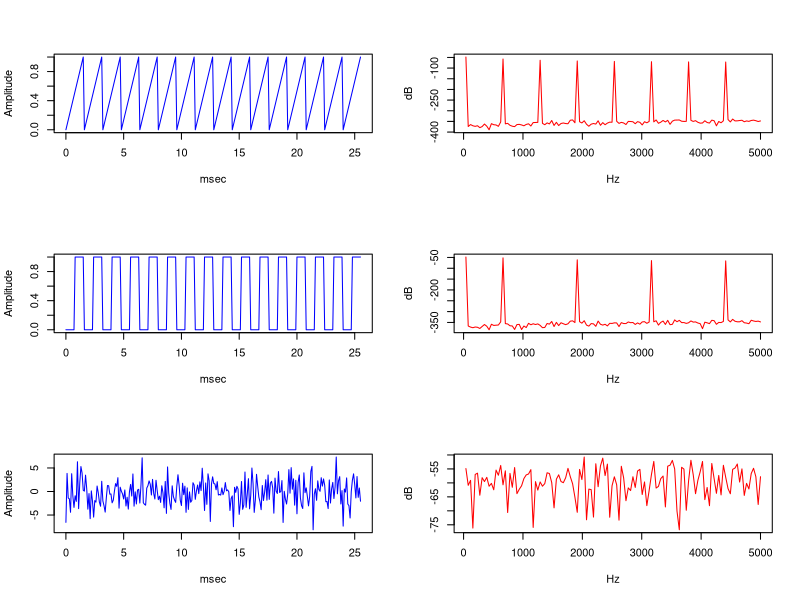
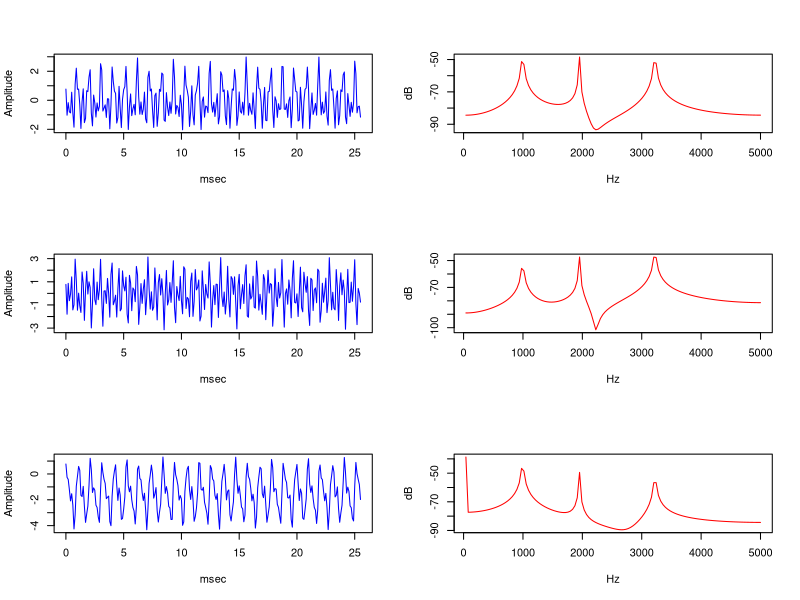

Generate these figures, in order, with R:
# Team: Redrum
# Task 1

graphics.off()


## 1a
DFTmat <- function(N) {
  k <- 0:(N-1)
  X <- -2*pi*1i*k/N
  W <- 1/N * exp(X %o% k)
  return(W)
}

## 1b
W <- DFTmat(N = 5)
Conj(W) %*% W

## 1c
powspec <- function(x) {
  n <- length(x)
  W <- DFTmat(n)
  spec <-  W %*% x
  spec.norm <- 2 * abs(spec) / length(spec)
  return (20*log10(spec.norm[1:(n/2)]))
}

## 1d
plot.powspec <- function(x,ATF=10000,...) {
  y <- seq(0,(length(x)-1)*1000/ATF,by = 1000/ATF)
  plot(y,x,type = "l",col = "blue",xlab = "msec",ylab = "Amplitude",...)
  # db-spectre
  fft.x <- powspec(x)
  f.Nyquist <- 1/2*ATF
  f <- f.Nyquist * c(seq(length(y)/2))/(length(y)/2)
  #f <- f.Nyquist*c(seq(length(y)/2),rep(NA,length(y)/2))/(length(y)/2)
  plot(f,fft.x,type = "l",col = "red",xlab = "Hz",ylab = "dB")
  
}

#pdf("power.pdf")
## 1e
T <- 256
par(mfrow = c(3,2))
x1 <- rep(seq(0,1,len=16),T/16)
plot.powspec(x1 )
x2 <- rep(rep(0:1,each=8),T/16)
plot.powspec(x2 )
x3 <- rnorm(T,0,3)
plot.powspec(x3 )
x4 <- cos((1:T)*2)+cos((1:T)*1.2)+cos((1:T)*0.6)
plot.powspec(x4 )

## 1f
# hn = fn - fn-1
x.diff <- x4[1:(length(x4)-1)]
hn <- c(x4[1],x4[2:length(x4)] -x.diff)
plot.powspec(hn )

# hn = fn + hn-1
hn.discrete <- c(x4[1])
for(i in 2:length(x4)) {
  hn.discrete <- c(hn.discrete, x4[i] + hn.discrete[(i-1)])
}
plot.powspec(hn.discrete )

dev.off()